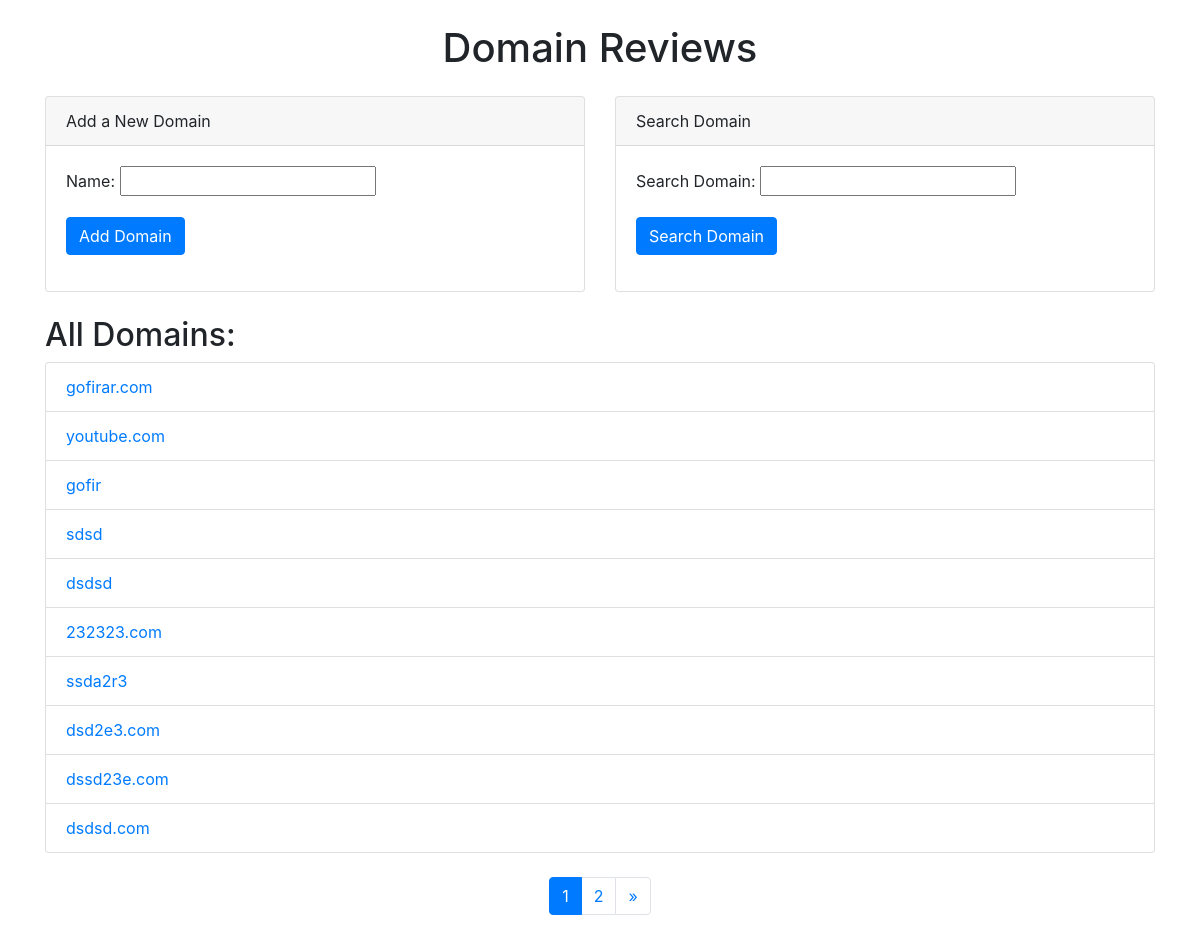
The page / on the database its author committed.
### reviews/models.py (models this page shows, shortened)
class Domain(models.Model):
    name = models.CharField(max_length=255, unique=True)

### reviews/views.py (the view)
# urls.py: path('', views.home, name='home'),
def home(request):
    message = ""
    search_results = None
    if 'search' in request.GET:
        search_form = SearchForm(request.GET)
        if search_form.is_valid():
            name = search_form.cleaned_data['name']
            search_results = Domain.objects.filter(name__icontains=name)
    else:
        search_form = SearchForm()
    if request.method == 'POST':
        domain_form = DomainForm(request.POST)
        if domain_form.is_valid():
            name = domain_form.cleaned_data['name']
            domain, created = Domain.objects.get_or_create(name=name)
            if created:
                message = f'Domain "{name}" başarıyla eklendi.'
            else:
                message = f'Domain "{name}" zaten mevcut.'
            return redirect('home')
    else:
        domain_form = DomainForm()
    domains_list = Domain.objects.all()
    paginator = Paginator(domains_list, 10)  # Sayfa başına 10 domain
    page_number = request.GET.get('page')
    domains = paginator.get_page(page_number)
    return render(request, 'reviews/home.html', {
        'domain_form': domain_form,
        'domains': domains,
        'message': message,
        'search_form': search_form,
        'search_results': search_results
    })

### reviews/forms.py
class DomainForm(forms.ModelForm):
    class Meta:
        model = Domain
        fields = ['name']

class SearchForm(forms.Form):
    name = forms.CharField(max_length=255, label='Search Domain')

### reviews/templates/reviews/home.html (shortened to what this page needs)
<!DOCTYPE html>
<html>
<head>
    <link href="https://stackpath.bootstrapcdn.com/bootstrap/4.5.2/css/bootstrap.min.css" rel="stylesheet">
</head>
<body>
    <div class="container">
        <h1 class="mt-4 text-center">Domain Reviews</h1>
        <div class="row mt-4">
            <div class="col-md-6">
                <div class="card">
                    <div class="card-header">
                        Add a New Domain
                    </div>
                    <div class="card-body">
                        <form method="post">
                            {{ domain_form.as_p }}
                            <button type="submit" class="btn btn-primary">Add Domain</button>
                        </form>
                    </div>
                </div>
            </div>
            <div class="col-md-6">
                <div class="card">
                    <div class="card-header">
                        Search Domain
                    </div>
                    <div class="card-body">
                        <form method="get">
                            {{ search_form.as_p }}
                            <button type="submit" name="search" class="btn btn-primary">Search Domain</button>
                        </form>
                    </div>
                </div>
            </div>
        </div>
        <div class="mt-4">
            <h2>All Domains:</h2>
            <ul class="list-group">
                {% for domain in domains %}
                    <li class="list-group-item"><a href="{% url 'domain_detail' domain.id %}">{{ domain.name }}</a></li>
                {% endfor %}
            </ul>
    <br>
            <nav aria-label="Page navigation example">
                <ul class="pagination justify-content-center">
                    {% for num in domains.paginator.page_range %}
                        <li class="page-item {% if domains.number == num %}active{% endif %}">
                            <a class="page-link" href="?page={{ num }}">{{ num }}</a>
                        </li>
                    {% endfor %}
                    {% if domains.has_next %}
                        <li class="page-item">
                            <a class="page-link" href="?page={{ domains.next_page_number }}" aria-label="Next">
                                <span aria-hidden="true">&raquo;</span>
                            </a>
                        </li>
                    {% endif %}
                </ul>
            </nav>
        </div>
    </div>
</body>
</html>

### rows shown on the page
Domain: name "gofirar.com"
Domain: name "youtube.com"
Domain: name "gofir"
Domain: name "sdsd"
Domain: name "dsdsd"
Domain: name "232323.com"
Domain: name "ssda2r3"
Domain: name "dsd2e3.com"
Domain: name "dssd23e.com"
Domain: name "dsdsd.com"

### other values the page prints
{{ num }} "1" "2"
